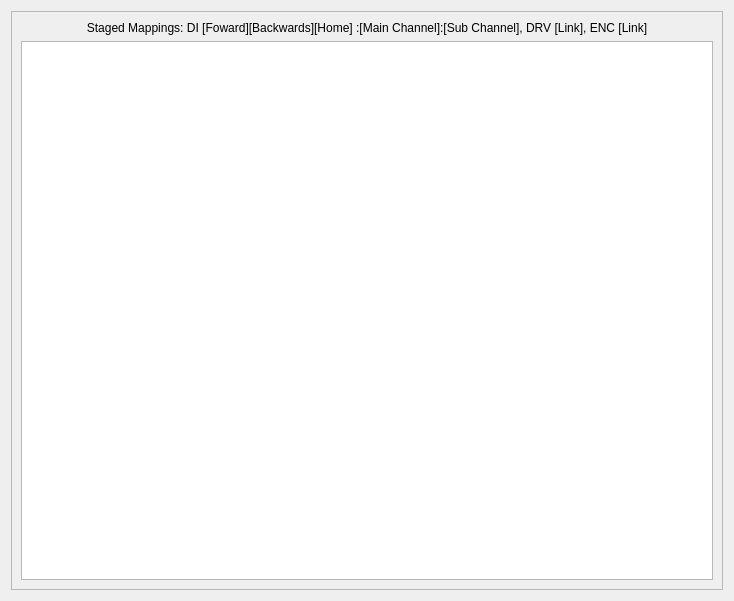
<?xml version="1.0" encoding="UTF-8"?>
<ui version="4.0">
 <class>Form</class>
 <widget class="QWidget" name="Form">
  <property name="geometry">
   <rect>
    <x>0</x>
    <y>0</y>
    <width>734</width>
    <height>601</height>
   </rect>
  </property>
  <property name="windowTitle">
   <string>Form</string>
  </property>
  <layout class="QVBoxLayout" name="verticalLayout_2">
   <item>
    <widget class="QScrollArea" name="scrollArea">
     <property name="widgetResizable">
      <bool>true</bool>
     </property>
     <widget class="QWidget" name="scrollAreaWidgetContents_2">
      <property name="geometry">
       <rect>
        <x>0</x>
        <y>0</y>
        <width>714</width>
        <height>581</height>
       </rect>
      </property>
      <layout class="QVBoxLayout" name="verticalLayout_4">
       <item>
        <layout class="QVBoxLayout" name="verticalLayout_3">
         <item>
          <widget class="QLabel" name="label">
           <property name="text">
            <string>Staged Mappings: DI [Foward][Backwards][Home] :[Main Channel]:[Sub Channel], DRV [Link], ENC [Link]</string>
           </property>
           <property name="alignment">
            <set>Qt::AlignCenter</set>
           </property>
          </widget>
         </item>
         <item>
          <widget class="QListWidget" name="staged_mappings_list"/>
         </item>
        </layout>
       </item>
      </layout>
     </widget>
    </widget>
   </item>
  </layout>
 </widget>
 <resources/>
 <connections/>
</ui>
